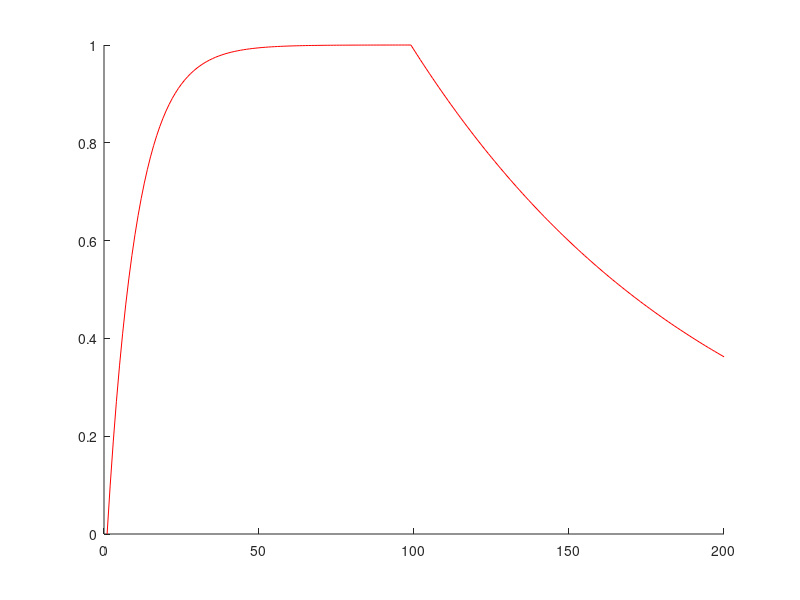

The MATLAB source for this figure:

dt=0.01;
time=2; %(s)
numsteps = ceil(time/dt);

% input
I_baseline = 1;
I=I_baseline*ones(1,numsteps);
I(ceil(numsteps/2):end) = 0; % cancel form the middle

alpha_1=1;
tau_1=0.1;

tau_rise = 0.1;
tau_decay = 1.0;
sigma_rise = 0.1*I_baseline;

alpha_2=0.0000001;
tau_2=(tau_1/alpha_1)*alpha_2; % typically alpha_1=1, so we dont really need that in there

% data history
eq1_history = zeros(1,numsteps);
eq2_history = zeros(1,numsteps);

% euler stepping
for t=2:numsteps,
    
    %% time constant swtich
    
    %if(I(t) > 0),
    %    tau = tau_rise;
    %else
    %    tau = tau_decay;
    %end
    
    tau = tau_rise + exp(-(I(t)^2)/(2*sigma_rise^2))*(tau_decay-tau_rise)
    
    eq1_history(t) = eq1_history(t-1) + (dt/tau)*(-eq1_history(t-1) + I(t));
    
    %% Coefficient control
    %eq1_history(t) = eq1_history(t-1) + (dt/tau_1)*(-alpha_1*eq1_history(t-1) + I(t));
    %eq2_history(t) = eq2_history(t-1) + (dt/tau_2)*(-alpha_2*eq2_history(t-1) + I(t));
end

%plot
figure;
hold on;
plot(eq1_history, '-r');
%plot((I_baseline*ones(1,numsteps)/alpha_1)*0.5, 'r');

%plot(eq2_history, '-k');
%plot((I_baseline*ones(1,numsteps)/alpha_2)*0.5, 'k');

%set(gca, 'YScale','log');

ylim([0 1]);
